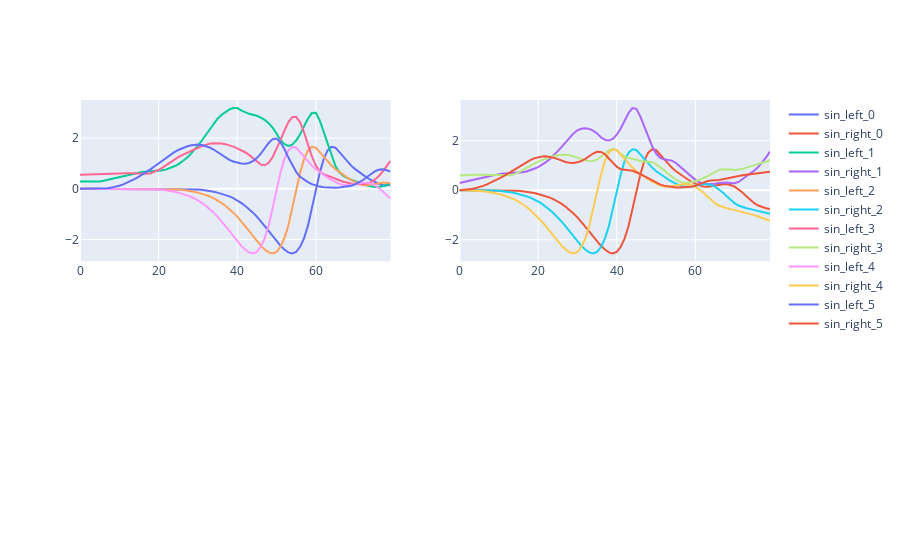

Here is the notebook cell this chart was saved with:
### Code cell
fig = make_subplots(rows=2, cols=2)
n = np.arange(len(phase_vec_cos_l))
for i in range(6):
    fig.add_trace(go.Scatter(x=n, y=phase_vec_sin_l[:, i], name="sin_left_"+str(i)), row=1, col=1)
    fig.add_trace(go.Scatter(x=n, y=phase_vec_sin_r[:, i], name="sin_right_"+str(i)), row=1, col=2)
# fig.add_trace(go.Scatter(x=n, y=phase_vec_cos_l, name="cos_left"), row=2, col=1)
# fig.add_trace(go.Scatter(x=n, y=phase_vec_cos_r, name="cos_right"), row=2, col=2)
fig.show()
